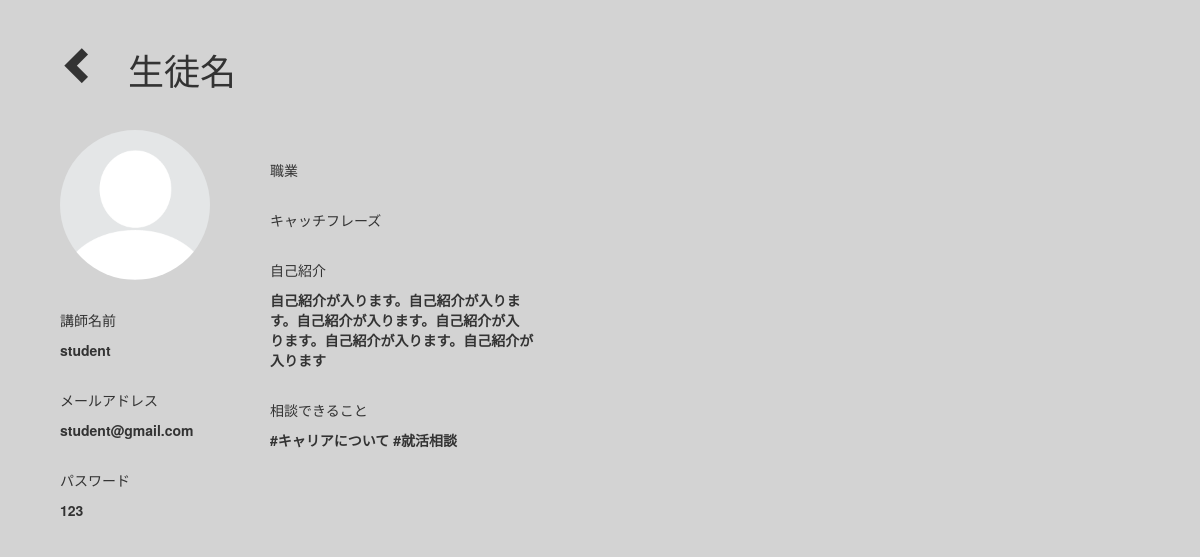
Screenshot of /student_page/38 (signed in) with the database file from the repository.
### main/models.py (models this page shows)
class User(AbstractUser):
    Id = models.AutoField(primary_key=True)
    name = models.CharField(max_length=50)
    age = models.IntegerField(default=0)
    blocked = models.BooleanField(default=False)
    img = models.ImageField(upload_to='media', default='default.png')
    last_login = models.CharField(max_length = 30)
    email = models.EmailField()
    password = models.CharField(max_length=20)
    username = models.CharField(default=email, max_length=200, unique=True)
    intro_msg = models.CharField(max_length = 200)
    catch_phrase = models.CharField(max_length = 200)

### main/views.py (the view)
# urls.py: url(r'^student_page/(?P<stu_id>.+)', views.student_page, name="student_page"),
def student_page(request, stu_id):
    if not 'is_logged' in request.session.keys():
        messages.success(request, 'あなたが最初にログインする必要があります')
        return redirect('mylogin')
    stu = Student.objects.get(pk=stu_id)
    return render(request, 'student_page.html', {'stu':stu})

### templates/student_page.html (shortened to what this page needs)
{% load static %}
<!DOCTYPE html>
<html lang="en">
<head>
    <link rel="stylesheet" href="https://stackpath.bootstrapcdn.com/bootstrap/4.5.0/css/bootstrap.min.css"
>
    <link rel="stylesheet" href="https://cdnjs.cloudflare.com/ajax/libs/font-awesome/4.7.0/css/font-awesome.min.css">
    <link rel="stylesheet" href="https://maxcdn.bootstrapcdn.com/bootstrap/3.3.7/css/bootstrap.min.css">
    <link rel="stylesheet" href="{% static 'css/styles_admin.css' %}">
</head>
<body>
    <header class="row ml-5 mt-5">
        <i class="glyphicon glyphicon-chevron-left ml-5 mt-4" style="font-size:38px" id='goBack'> </i>
        <h1 class="ml-5">生徒名
        </h1>
    </header>
    <div class="row ml-5 mt-5">
        <div class="column">
            <img src="{{MEDIA_URL}}/media/default.png" class="rounded-circle ml-5">
            <div class="ml-5 mt-5">
                <p>講師名前
                </p>
                <p id='Student' class="font-weight-bold">{{stu.name}}</p>
            </div>
            <div class="ml-5 mt-5">
                <p>メールアドレス</p>
                <p id='emailAddress' class="font-weight-bold">{{stu.email}}</p>
            </div>
            <div class="ml-5 mt-5">
                <p>パスワード
                </p>
                <p id='password' class="font-weight-bold">{{stu.password}}</p>
            </div>
        </div>
        <div class="ml-5 mt-5 w-25">
            <div class="ml-5">
                <p>職業
                </p>
            </div>
            <div class="ml-5 mt-5">
                <p>キャッチフレーズ
                </p>
            </div>
            <div class="ml-5 mt-5">
                <p>自己紹介
                </p>
                <p class="font-weight-bolder" id='selfIntroduction'>自己紹介が入ります。自己紹介が入りま
                    す。自己紹介が入ります。自己紹介が入
                    ります。自己紹介が入ります。自己紹介が
                    入ります</p>
            </div>
            <div class="ml-5 mt-5">
                <p>相談できること
                </p>
                <p class="font-weight-bolder" id='askFor'>#キャリアについて #就活相談</p>
            </div>
        </div>
    </div>
</body>
</html>

### static/css/styles_admin.css (style rules this page uses)
body { background-color: #d3d3d3; }
img { width: 150px; height: 150px; }

### rows the page displays
User: name "student", email "student@gmail.com", password "123"
